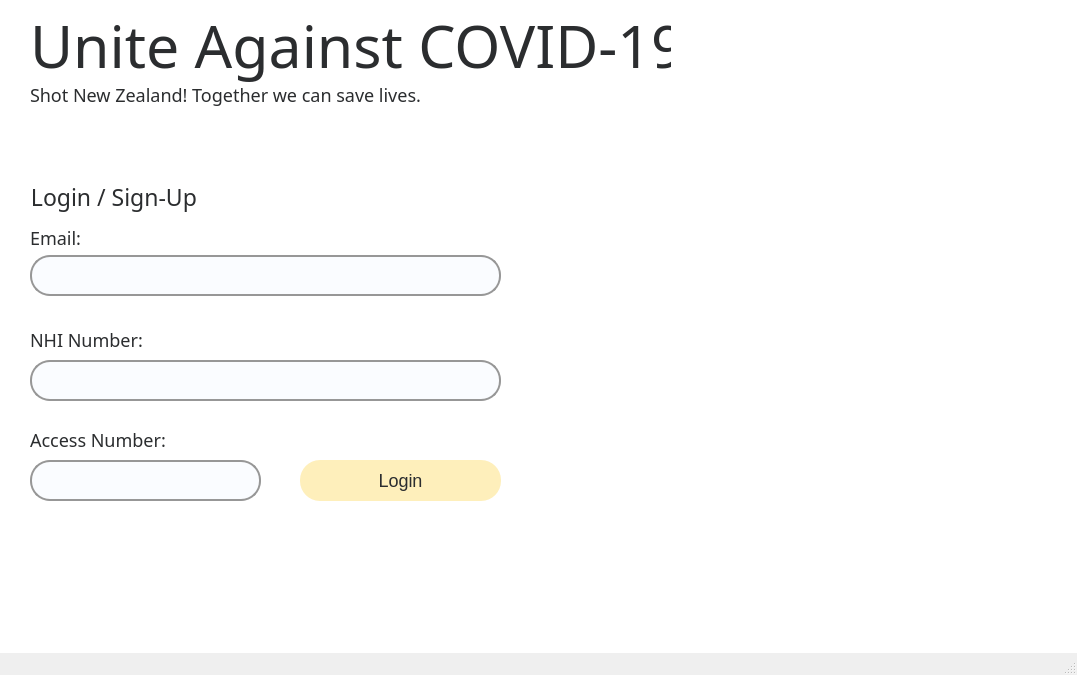
<?xml version="1.0" encoding="UTF-8"?>
<ui version="4.0">
 <class>Login</class>
 <widget class="QMainWindow" name="Login">
  <property name="geometry">
   <rect>
    <x>0</x>
    <y>0</y>
    <width>1077</width>
    <height>675</height>
   </rect>
  </property>
  <property name="windowTitle">
   <string>MainWindow</string>
  </property>
  <widget class="QWidget" name="centralwidget">
   <widget class="QLabel" name="labelWelcome">
    <property name="geometry">
     <rect>
      <x>30</x>
      <y>70</y>
      <width>471</width>
      <height>50</height>
     </rect>
    </property>
    <property name="font">
     <font>
      <family>Quicksand</family>
      <pointsize>-1</pointsize>
      <weight>50</weight>
      <italic>false</italic>
      <bold>false</bold>
     </font>
    </property>
    <property name="styleSheet">
     <string notr="true">font-family: Quicksand;
font-style: normal;
font-weight: 400;
font-size: 18px;
line-height: 23px;
color: #2B2D2F;
display: flex;
align-items: center;
text-align: center;</string>
    </property>
    <property name="text">
     <string>Shot New Zealand! Together we can save lives.  </string>
    </property>
   </widget>
   <widget class="QLabel" name="labelAccessNumber">
    <property name="geometry">
     <rect>
      <x>30</x>
      <y>410</y>
      <width>461</width>
      <height>60</height>
     </rect>
    </property>
    <property name="font">
     <font>
      <family>Quicksand</family>
      <pointsize>-1</pointsize>
      <weight>50</weight>
      <italic>false</italic>
      <bold>false</bold>
     </font>
    </property>
    <property name="styleSheet">
     <string notr="true">font-size: 18px;
line-height: 23px;
color: #2B2D2F;</string>
    </property>
    <property name="text">
     <string>Access Number:</string>
    </property>
   </widget>
   <widget class="QLabel" name="labelLogin">
    <property name="geometry">
     <rect>
      <x>25</x>
      <y>176</y>
      <width>520</width>
      <height>41</height>
     </rect>
    </property>
    <property name="font">
     <font>
      <family>Quicksand</family>
      <pointsize>-1</pointsize>
      <weight>50</weight>
      <italic>false</italic>
      <bold>false</bold>
     </font>
    </property>
    <property name="styleSheet">
     <string notr="true">font-size: 23px;
line-height: 23px;
color: #2B2D2F;
</string>
    </property>
    <property name="text">
     <string> Login / Sign-Up</string>
    </property>
   </widget>
   <widget class="QLabel" name="labelBackground">
    <property name="geometry">
     <rect>
      <x>0</x>
      <y>-5</y>
      <width>1101</width>
      <height>711</height>
     </rect>
    </property>
    <property name="styleSheet">
     <string notr="true">background: white;</string>
    </property>
    <property name="text">
     <string/>
    </property>
   </widget>
   <widget class="QLabel" name="labelTitle">
    <property name="geometry">
     <rect>
      <x>30</x>
      <y>0</y>
      <width>641</width>
      <height>90</height>
     </rect>
    </property>
    <property name="font">
     <font>
      <family>Quicksand</family>
      <pointsize>44</pointsize>
      <weight>50</weight>
      <italic>false</italic>
      <bold>false</bold>
     </font>
    </property>
    <property name="styleSheet">
     <string notr="true">font-family: Quicksand;
font-style: normal;
font-weight: 400;
font-size: 44pt;
line-height: 23px;
color: #2B2D2F;
display: flex;
align-items: center;
text-align: center;</string>
    </property>
    <property name="text">
     <string>Unite Against COVID-19</string>
    </property>
   </widget>
   <widget class="QLabel" name="labelNHI">
    <property name="geometry">
     <rect>
      <x>30</x>
      <y>320</y>
      <width>461</width>
      <height>40</height>
     </rect>
    </property>
    <property name="font">
     <font>
      <family>Quicksand</family>
      <pointsize>-1</pointsize>
      <weight>50</weight>
      <italic>false</italic>
      <bold>false</bold>
     </font>
    </property>
    <property name="styleSheet">
     <string notr="true">font-size: 18px;
line-height: 23px;
color: #2B2D2F;</string>
    </property>
    <property name="text">
     <string>NHI Number:</string>
    </property>
   </widget>
   <widget class="QLabel" name="labelEmail">
    <property name="geometry">
     <rect>
      <x>30</x>
      <y>217</y>
      <width>471</width>
      <height>41</height>
     </rect>
    </property>
    <property name="font">
     <font>
      <family>Quicksand</family>
      <pointsize>-1</pointsize>
      <weight>50</weight>
      <italic>false</italic>
      <bold>false</bold>
     </font>
    </property>
    <property name="styleSheet">
     <string notr="true">font-size: 18px;
line-height: 23px;
color: #2B2D2F;</string>
    </property>
    <property name="text">
     <string>Email:</string>
    </property>
   </widget>
   <widget class="QLabel" name="labelError">
    <property name="geometry">
     <rect>
      <x>30</x>
      <y>565</y>
      <width>471</width>
      <height>31</height>
     </rect>
    </property>
    <property name="styleSheet">
     <string notr="true">width: 542px;
height: 77px;
left: 54px;
top: 486px;
background:#FFFFFF;
box-sizing: border-box;
border-radius: 20px;
font-family: Quicksand;
font-style: normal;
font-weight: 600;
font-size: 14px;
line-height: 33px;
/* or 143% */

display: flex;
align-items: center;
color: red;</string>
    </property>
    <property name="text">
     <string/>
    </property>
   </widget>
   <widget class="QLabel" name="imgHome">
    <property name="geometry">
     <rect>
      <x>510</x>
      <y>20</y>
      <width>571</width>
      <height>621</height>
     </rect>
    </property>
    <property name="styleSheet">
     <string notr="true"/>
    </property>
    <property name="frameShape">
     <enum>QFrame::NoFrame</enum>
    </property>
    <property name="text">
     <string/>
    </property>
    <property name="pixmap">
     <pixmap resource="Resource.qrc">:/res/images/dp.png</pixmap>
    </property>
    <property name="scaledContents">
     <bool>true</bool>
    </property>
   </widget>
   <widget class="QLineEdit" name="editEmail">
    <property name="geometry">
     <rect>
      <x>30</x>
      <y>255</y>
      <width>471</width>
      <height>41</height>
     </rect>
    </property>
    <property name="font">
     <font>
      <family>Quicksand</family>
      <weight>75</weight>
      <italic>false</italic>
      <bold>true</bold>
     </font>
    </property>
    <property name="styleSheet">
     <string notr="true">background:#FAFCFF;
border: 2.3px solid #979797;
border-radius: 20px;
font-size: 16;
color: gray;</string>
    </property>
   </widget>
   <widget class="QLineEdit" name="editNHI">
    <property name="geometry">
     <rect>
      <x>30</x>
      <y>360</y>
      <width>471</width>
      <height>41</height>
     </rect>
    </property>
    <property name="styleSheet">
     <string notr="true">background:#FAFCFF;
border: 2.3px solid #979797;
border-radius: 20px;
font-size: 16;
color: gray;</string>
    </property>
   </widget>
   <widget class="QLineEdit" name="editAccessNumber">
    <property name="geometry">
     <rect>
      <x>30</x>
      <y>460</y>
      <width>231</width>
      <height>41</height>
     </rect>
    </property>
    <property name="styleSheet">
     <string notr="true">background:#FAFCFF;
border: 2.3px solid #979797;
border-radius: 20px;
font-size: 16;
color: gray;</string>
    </property>
   </widget>
   <widget class="QPushButton" name="pbLogin">
    <property name="geometry">
     <rect>
      <x>300</x>
      <y>460</y>
      <width>201</width>
      <height>41</height>
     </rect>
    </property>
    <property name="cursor">
     <cursorShape>PointingHandCursor</cursorShape>
    </property>
    <property name="styleSheet">
     <string notr="true">background: rgba(252, 219, 100, 0.44);
border: 2.3px rgba(252, 219, 100, 0.44);
border-radius: 20px;
font-size: 18px;
line-height: 23px;
color: #2B2D2F;</string>
    </property>
    <property name="text">
     <string>Login</string>
    </property>
   </widget>
   <zorder>labelBackground</zorder>
   <zorder>labelWelcome</zorder>
   <zorder>labelAccessNumber</zorder>
   <zorder>labelLogin</zorder>
   <zorder>labelNHI</zorder>
   <zorder>labelEmail</zorder>
   <zorder>labelError</zorder>
   <zorder>imgHome</zorder>
   <zorder>labelTitle</zorder>
   <zorder>editEmail</zorder>
   <zorder>editNHI</zorder>
   <zorder>editAccessNumber</zorder>
   <zorder>pbLogin</zorder>
  </widget>
  <widget class="QStatusBar" name="statusbar"/>
 </widget>
 <resources>
  <include location="Resource.qrc"/>
 </resources>
 <connections/>
</ui>
